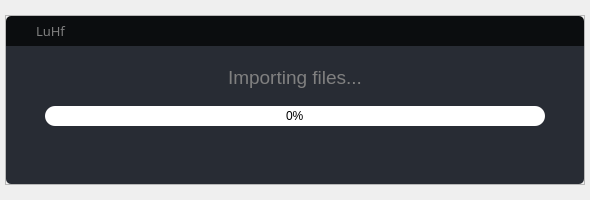
<?xml version="1.0" encoding="UTF-8"?>
<ui version="4.0">
 <class>ImportFilesWindow</class>
 <widget class="QDialog" name="ImportFilesWindow">
  <property name="geometry">
   <rect>
    <x>0</x>
    <y>0</y>
    <width>590</width>
    <height>200</height>
   </rect>
  </property>
  <property name="minimumSize">
   <size>
    <width>590</width>
    <height>200</height>
   </size>
  </property>
  <property name="maximumSize">
   <size>
    <width>590</width>
    <height>200</height>
   </size>
  </property>
  <property name="windowTitle">
   <string>Dialog</string>
  </property>
  <property name="styleSheet">
   <string notr="true">*{
	font-family: &quot;Bahnschrift&quot;;
	background-repeat: none;
	background-position: center;
}


#header_content{
	background-color: rgb(11, 13, 15);
}	

#body_content{
	background-color:rgb(40, 44, 52);
	border-bottom-left-radius: 5px;
	border-bottom-right-radius: 5px;
	
}
/* /////////////////////////////////////////////////////////////////////////////////////////////////
ProgressBar */

QProgressBar {
	color: black;
	text-align: center;
	border-style: none;
	border-radius: 10px;
}
QProgressBar::chunk {
	border-radius: 10px;
	background: qlineargradient(x1:0, y1:0, x2:1, y2:0, stop:0 white , stop:0.5 #B2D0F3 , stop:1 #6E84FB, stop: 2 #4E60FF);
}</string>
  </property>
  <layout class="QVBoxLayout" name="verticalLayout">
   <property name="spacing">
    <number>0</number>
   </property>
   <property name="leftMargin">
    <number>5</number>
   </property>
   <property name="topMargin">
    <number>5</number>
   </property>
   <property name="rightMargin">
    <number>5</number>
   </property>
   <property name="bottomMargin">
    <number>5</number>
   </property>
   <item>
    <widget class="QFrame" name="container_app">
     <property name="minimumSize">
      <size>
       <width>580</width>
       <height>170</height>
      </size>
     </property>
     <property name="maximumSize">
      <size>
       <width>580</width>
       <height>170</height>
      </size>
     </property>
     <property name="frameShape">
      <enum>QFrame::StyledPanel</enum>
     </property>
     <property name="frameShadow">
      <enum>QFrame::Raised</enum>
     </property>
     <layout class="QVBoxLayout" name="verticalLayout_6">
      <property name="spacing">
       <number>0</number>
      </property>
      <property name="leftMargin">
       <number>0</number>
      </property>
      <property name="topMargin">
       <number>0</number>
      </property>
      <property name="rightMargin">
       <number>0</number>
      </property>
      <property name="bottomMargin">
       <number>0</number>
      </property>
      <item>
       <widget class="QFrame" name="header_content">
        <property name="minimumSize">
         <size>
          <width>0</width>
          <height>30</height>
         </size>
        </property>
        <property name="maximumSize">
         <size>
          <width>16777215</width>
          <height>30</height>
         </size>
        </property>
        <property name="styleSheet">
         <string notr="true">border-top-left-radius: 5px;
border-top-right-radius: 5px;</string>
        </property>
        <property name="frameShape">
         <enum>QFrame::StyledPanel</enum>
        </property>
        <property name="frameShadow">
         <enum>QFrame::Raised</enum>
        </property>
        <layout class="QHBoxLayout" name="horizontalLayout">
         <property name="spacing">
          <number>0</number>
         </property>
         <property name="leftMargin">
          <number>0</number>
         </property>
         <property name="topMargin">
          <number>0</number>
         </property>
         <property name="rightMargin">
          <number>4</number>
         </property>
         <property name="bottomMargin">
          <number>0</number>
         </property>
         <item>
          <widget class="QFrame" name="frame_3">
           <property name="minimumSize">
            <size>
             <width>30</width>
             <height>30</height>
            </size>
           </property>
           <property name="maximumSize">
            <size>
             <width>30</width>
             <height>30</height>
            </size>
           </property>
           <property name="styleSheet">
            <string notr="true">background-image: url(:/images/images/logo_25x25.png);</string>
           </property>
           <property name="frameShape">
            <enum>QFrame::StyledPanel</enum>
           </property>
           <property name="frameShadow">
            <enum>QFrame::Raised</enum>
           </property>
          </widget>
         </item>
         <item>
          <widget class="QFrame" name="frame_2">
           <property name="font">
            <font>
             <family>Bahnschrift</family>
             <pointsize>11</pointsize>
            </font>
           </property>
           <property name="frameShape">
            <enum>QFrame::StyledPanel</enum>
           </property>
           <property name="frameShadow">
            <enum>QFrame::Raised</enum>
           </property>
           <layout class="QVBoxLayout" name="verticalLayout_2">
            <property name="spacing">
             <number>0</number>
            </property>
            <property name="leftMargin">
             <number>0</number>
            </property>
            <property name="topMargin">
             <number>0</number>
            </property>
            <property name="rightMargin">
             <number>0</number>
            </property>
            <property name="bottomMargin">
             <number>0</number>
            </property>
            <item>
             <widget class="QLabel" name="label">
              <property name="font">
               <font>
                <family>Bahnschrift</family>
                <pointsize>10</pointsize>
               </font>
              </property>
              <property name="styleSheet">
               <string notr="true">color: grey;</string>
              </property>
              <property name="text">
               <string>LuHf</string>
              </property>
             </widget>
            </item>
           </layout>
          </widget>
         </item>
        </layout>
       </widget>
      </item>
      <item>
       <widget class="QFrame" name="body_content">
        <property name="styleSheet">
         <string notr="true"/>
        </property>
        <property name="frameShape">
         <enum>QFrame::StyledPanel</enum>
        </property>
        <property name="frameShadow">
         <enum>QFrame::Raised</enum>
        </property>
        <layout class="QVBoxLayout" name="verticalLayout_3">
         <item alignment="Qt::AlignHCenter">
          <widget class="QLabel" name="label_2">
           <property name="minimumSize">
            <size>
             <width>0</width>
             <height>25</height>
            </size>
           </property>
           <property name="maximumSize">
            <size>
             <width>16777215</width>
             <height>25</height>
            </size>
           </property>
           <property name="styleSheet">
            <string notr="true">color: grey;
font-size: 14pt;</string>
           </property>
           <property name="text">
            <string>Importing files...</string>
           </property>
          </widget>
         </item>
         <item alignment="Qt::AlignHCenter">
          <widget class="QProgressBar" name="progressBar">
           <property name="minimumSize">
            <size>
             <width>500</width>
             <height>20</height>
            </size>
           </property>
           <property name="maximumSize">
            <size>
             <width>500</width>
             <height>20</height>
            </size>
           </property>
           <property name="value">
            <number>0</number>
           </property>
          </widget>
         </item>
         <item alignment="Qt::AlignHCenter">
          <widget class="QLabel" name="label_num_files">
           <property name="minimumSize">
            <size>
             <width>0</width>
             <height>20</height>
            </size>
           </property>
           <property name="maximumSize">
            <size>
             <width>16777215</width>
             <height>20</height>
            </size>
           </property>
           <property name="styleSheet">
            <string notr="true">color: grey;
font-size: 10pt;</string>
           </property>
           <property name="text">
            <string/>
           </property>
           <property name="alignment">
            <set>Qt::AlignCenter</set>
           </property>
          </widget>
         </item>
        </layout>
       </widget>
      </item>
     </layout>
    </widget>
   </item>
  </layout>
 </widget>
 <resources>
  <include location="../../resources.qrc"/>
 </resources>
 <connections/>
</ui>
